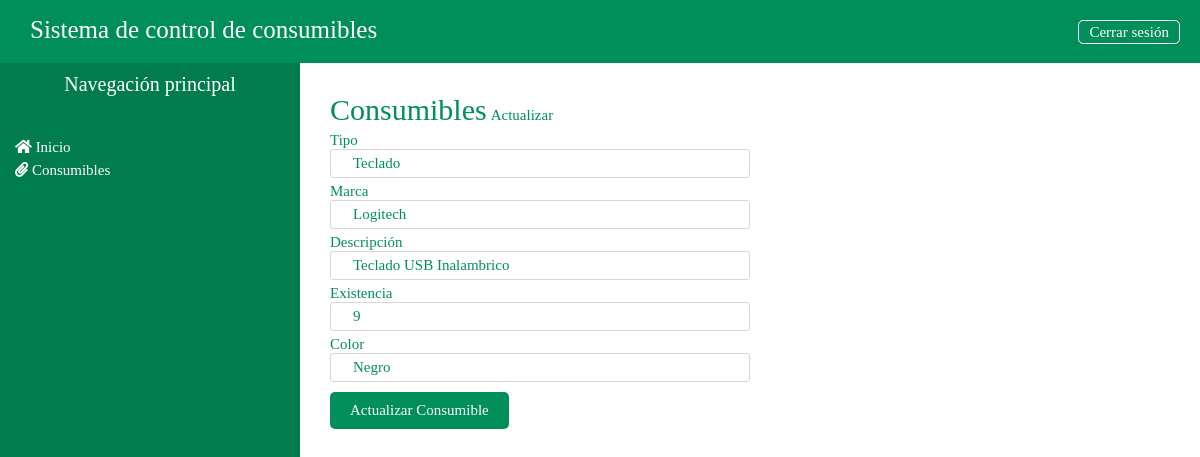
The app's page /mantenimiento/consumibles/editConsumible/1 with its own data.
### tables this page shows
CREATE TABLE `tb_consumibles` (
  `id_consumible` int(10) NOT NULL,
  `tipo` varchar(20) DEFAULT NULL,
  `marca` varchar(20) DEFAULT NULL,
  `descripcion` varchar(50) DEFAULT NULL,
  `color` varchar(20) DEFAULT NULL,
  `total_consumibles` int(3) DEFAULT NULL,
  `estado` int(1) DEFAULT NULL
);

### application/controllers/mantenimiento/Consumibles.php (called while the page is built, shortened)
<?php
class Consumibles extends CI_Controller {
	public function __construct(){
		$this->load->model("Consumibles_model");
	}
	public function editConsumible($id_consumible){
		$data = array(
			'consumibles' => $this-> Consumibles_model->getConsumiblesEdit($id_consumible)
		);
		$this->load->view('layouts/header');
		$this->load->view('layouts/aside');
        $this->load->view('admin/consumibles/editConsumible', $data);
	}
}

### index.php (called while the page is built, shortened)
<?php
require_once BASEPATH.'core/CodeIgniter.php';

### application/models/Consumibles_model.php (called while the page is built, shortened)
<?php
class Consumibles_model extends CI_Model {
    public function getConsumiblesEdit($id_consumible){
        $this->db->where("id_consumible", $id_consumible);
        $resultado = $this->db->get("tb_consumibles");
        return $resultado->row();
    }
}

### application/views/admin/consumibles/editConsumible.php (the view, shortened to what this page needs)
<main>
    <section class="c-main-consumibles agregar-consumible">
        <div class="c-main-title">
            <span>Consumibles</span>
            <small>Actualizar</small>
        </div>
        <div class="c-main-form">
            <form action="<?php echo base_url();?>mantenimiento/consumibles/updateConsumible" method="post">
                <div class="c-input-group">
                    <label for="tb_tipo">Tipo</label>
                    <input type="text" id="tb_tipo" name="tb_tipo" value="<?php echo $consumibles->tipo ?>">
                </div>
                <div class="c-input-group">
                    <label for="tb_marca">Marca</label>
                    <input type="text" id="tb_marca" name="tb_marca" value="<?php echo $consumibles->marca ?>">
                </div>
                <div class="c-input-group">
                    <label for="tb_descripcion">Descripción</label>
                    <input type="text" id="tb_descripcion" name="tb_descripcion" value="<?php echo $consumibles->descripcion ?>">
                </div>
                <div class="c-input-group">
                    <label for="tb_existencia">Existencia</label>
                    <input type="number" id="tb_existencia" name="tb_existencia" value="<?php echo $consumibles->total_consumibles ?>">
                </div>
                <div class="c-input-group">
                    <label for="tb_color">Color</label>
                    <input type="text" id="tb_color" name="tb_color" value="<?php echo $consumibles->color ?>">
                </div>
                <button>Actualizar Consumible</button>
            </form>
        </div>
    </section>
</main>

### assets/css/__config.css (style rules this page uses)
html, body { margin: 0; padding: 0; border: 0; text-decoration: none; list-style: none; -webkit-box-sizing: border-box; box-sizing: border-box; outline: none; }
a, aside, body, div, footer, form, h1, h2, h3, h4, h5, h6, header, html, iframe, img, label, li, object, ol, p, pre, span, tbody, td, th, tr, ul { margin: 0; padding: 0; border: 0; font-size: 100%; font: inherit; vertical-align: baseline; -webkit-box-sizing: border-box; box-sizing: border-box; }

### assets/css/dashboard.css (style rules this page uses)
aside, main { display: -webkit-inline-box; display: -ms-inline-flexbox; display: inline-flex; }
main { background: #fff; width: 74%; position: absolute; }
main .c-main-consumibles { padding: 30px 30px 0px 30px; width: 100%; }
main .c-main-consumibles .c-main-title span, main .c-main-consumibles .c-main-title small { color: #008E5A; font-family: 'Mukta-Regular'; }
main .c-main-consumibles .c-main-title span { font-size: 30px; }
main .c-main-consumibles .c-main-title small { font-size: 15px; }
main .agregar-consumible .c-main-form form .c-input-group { margin: 5px 0px 0px 0px; display: -webkit-box; display: -ms-flexbox; display: flex; -webkit-box-orient: vertical; -webkit-box-direction: normal; -ms-flex-direction: column; flex-direction: column; }
main .agregar-consumible .c-main-form form .c-input-group label { width: 200px; font-family: 'Mukta-Bold'; color: #008E5A !important; font-size: 15px; }
main .agregar-consumible .c-main-form form .c-input-group input { width: 50%; height: 25px; outline: none; font-family: 'Mukta-Regular'; color: #008E5A !important; font-size: 15px; text-indent: 20px; border-radius: 3px; border: solid 1px #D8D6D6; }
main .agregar-consumible .c-main-form form button { text-decoration: none; font-family: 'Mukta-Regular'; font-size: 15px; color: #fff; background: #008E5A; border-radius: 5px; border: none; margin-top: 10px; padding: 10px 20px; }

### records on screen
tb_consumibles: tb_tipo "Teclado", tb_marca "Logitech", tb_descripcion "Teclado USB Inalambrico", tb_existencia "9", tb_color "Negro"
